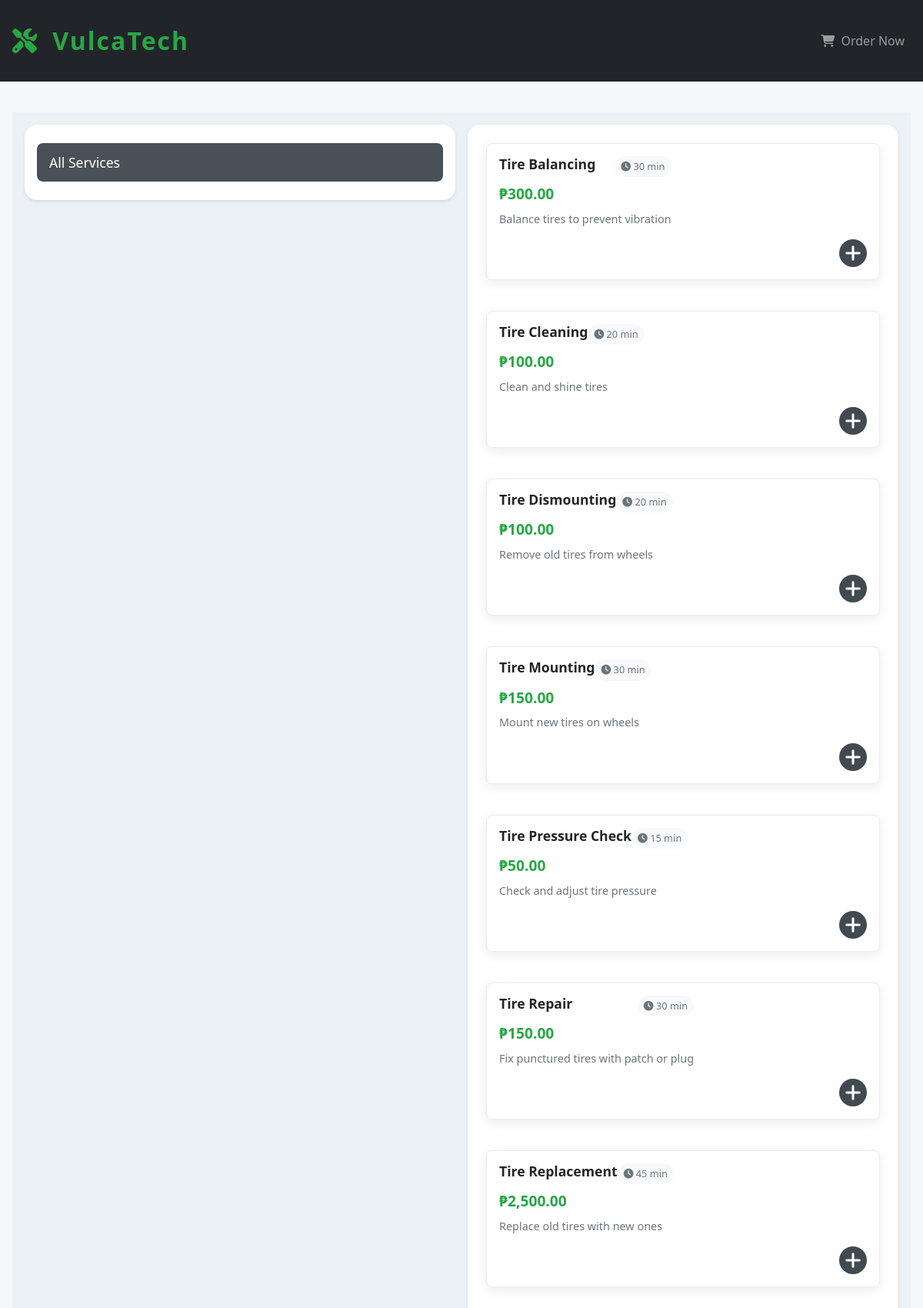
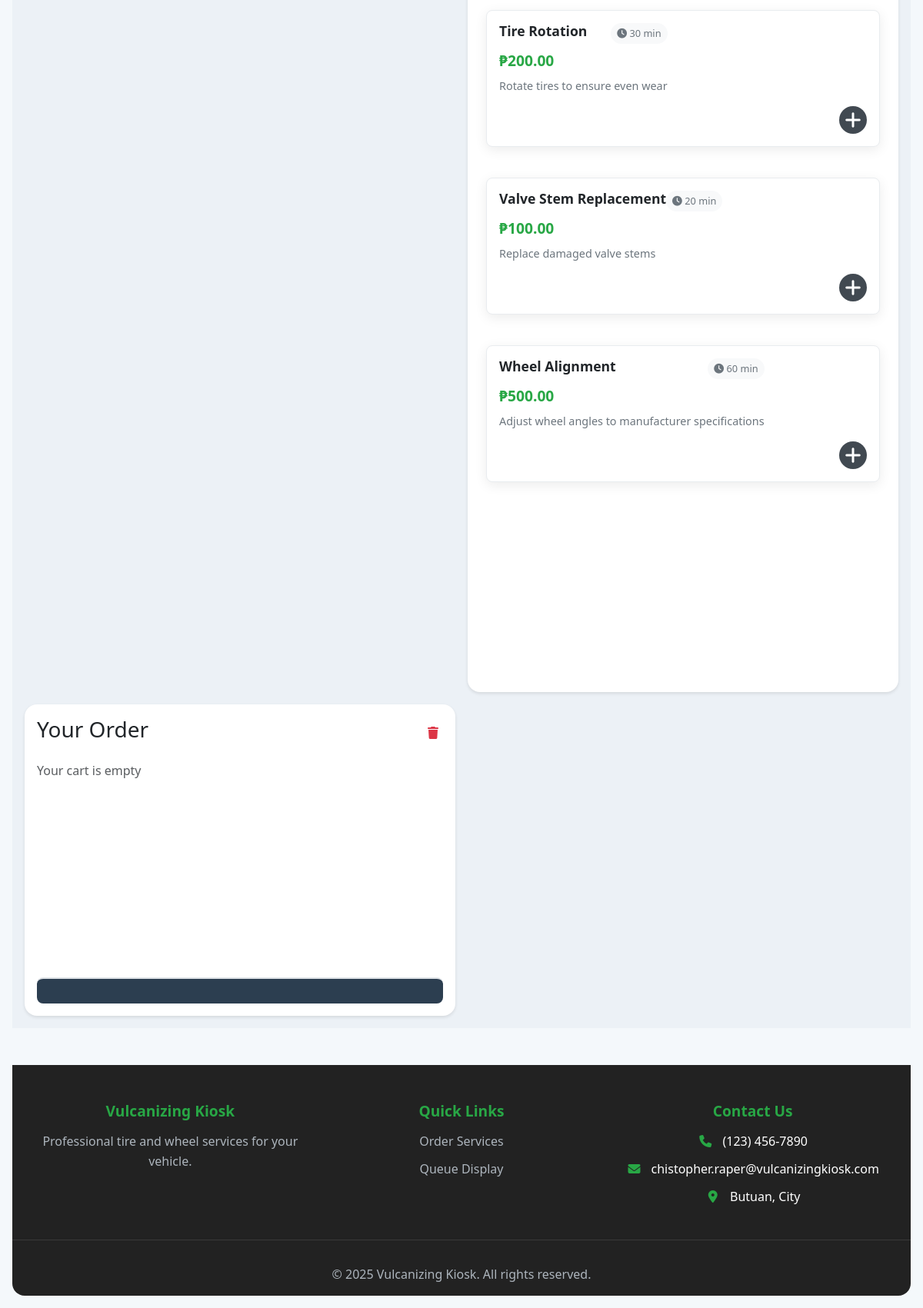
Screenshot of /kiosk/index.php with the database file from the repository (2 pictures, top to bottom).
### tables this page shows
CREATE TABLE IF NOT EXISTS services (
    id INT PRIMARY KEY AUTO_INCREMENT,
    name VARCHAR(100) NOT NULL,
    description TEXT,
    price DECIMAL(10,2) NOT NULL,
    duration INT NOT NULL COMMENT 'Duration in minutes',
    category ENUM('tire', 'wheel', 'other') DEFAULT 'other',
    status ENUM('active', 'inactive') DEFAULT 'active',
    created_at TIMESTAMP DEFAULT CURRENT_TIMESTAMP
);

### kiosk/index.php (the view, shortened to what this page needs)
<?php
require_once '../includes/header.php';
$database = new Database();
$conn = $database->getConnection();
$sql = "SELECT * FROM services WHERE status = 'active' ORDER BY name";
$result = $conn->query($sql);
?>
<div class="kiosk-container">
    <div class="sidebar-categories">
        <button class="category-btn active" data-category="all">All Services</button>
    </div>
    <div class="kiosk-content">
        <div class="services-grid">
            <?php
            if ($result && $result->num_rows > 0):
                while ($service = $result->fetch_assoc()):
                    $cat = strtolower($service['category'] ?? 'other');
                    if (strpos($cat, 'tire') !== false) {
                        $catKey = 'tire';
                    } elseif (strpos($cat, 'wheel') !== false) {
                        $catKey = 'wheel';
                    } else {
                        $catKey = 'other';
                    }
            ?>
            <div class="service-card" data-category="<?= $catKey ?>">
                <div class="service-info">
                    <div class="service-header">
                        <h4><?= htmlspecialchars($service['name']) ?></h4>
                        <span class="service-duration">
                            <i class="fas fa-clock"></i> <?= $service['duration'] ?? '30' ?> min
                        </span>
                    </div>
                    <div class="service-price">
                        ₱<?= number_format($service['price'], 2) ?>
                    </div>
                    <?php if (!empty($service['description'])): ?>
                    <p class="service-description">
                        <?= htmlspecialchars($service['description']) ?>
                    </p>
                    <?php endif; ?>
                </div>
                <button class="add-btn" onclick="addToCart('<?= $service['id'] ?>', '<?= htmlspecialchars($service['name']) ?>', <?= $service['price'] ?>)">
                    <i class="fas fa-plus"></i>
                </button>
            </div>
            <?php
                endwhile;
            endif;
            ?>
        </div>
    </div>
    <div class="cart-sidebar">
        <div class="cart-header">
            <h3>Your Order</h3>
            <button class="clear-btn" onclick="clearCart()">
                <i class="fas fa-trash"></i>
            </button>
        </div>
        <div id="cart-items" class="cart-items"></div>
        <div id="cart-total" class="cart-total"></div>
    </div>
</div>
<?php require_once '../includes/footer.php'; ?>

### includes/header.php (shortened to what this page needs)
<!DOCTYPE html>
<html lang="en">
<head>
    <link href="https://cdn.jsdelivr.net/npm/bootstrap@5.3.0/dist/css/bootstrap.min.css" rel="stylesheet">
    <link href="https://cdnjs.cloudflare.com/ajax/libs/font-awesome/6.4.0/css/all.min.css" rel="stylesheet">
    <link href="/vulcanizing_kiosk/assets/css/style.css" rel="stylesheet">
    <link href="/vulcanizing_kiosk/assets/css/vulcanizing-theme.css" rel="stylesheet">
    <link href="https://cdn.jsdelivr.net/npm/aos@2.3.4/dist/aos.css" rel="stylesheet">
</head>
<body>
    <nav class="navbar navbar-expand-lg navbar-dark bg-dark">
        <div class="container">
            <a class="navbar-brand" href="/vulcanizing_kiosk/">
                <i class="fas fa-tools me-2"></i>
                VulcaTech
            </a>
            <div class="collapse navbar-collapse" id="navbarNav">
                <ul class="navbar-nav ms-auto">
                    <?php if(isset($_SESSION['admin'])): ?>
                        <li class="nav-item">
                            <a class="nav-link" href="/vulcanizing_kiosk/login.php">
                                <i class="fas fa-sign-out-alt me-1"></i> Logout
                            </a>
                        </li>
                    <?php else: ?>
                        <li class="nav-item">
                            <a class="nav-link" href="/vulcanizing_kiosk/kiosk/">
                                <i class="fas fa-shopping-cart me-1"></i> Order Now
                            </a>
                        </li>
                    <?php endif; ?>
                </ul>
            </div>
        </div>
    </nav>
    <div class="container mt-4">

### includes/footer.php (shortened to what this page needs)
<footer class="footer">
    <div class="footer-content">
        <div class="footer-section">
            <h4>Vulcanizing Kiosk</h4>
            <p>Professional tire and wheel services for your vehicle.</p>
        </div>
        <div class="footer-section">
            <h4>Quick Links</h4>
            <ul>
                <li><a href="/kiosk/index.php">Order Services</a></li>
                <li><a href="/queue_display.php">Queue Display</a></li>
            </ul>
        </div>
        <div class="footer-section">
            <h4>Contact Us</h4>
            <ul>
                <li><i class="fas fa-phone"></i> (123) 456-7890</li>
                <li><i class="fas fa-envelope"></i> chistopher.raper@vulcanizingkiosk.com</li>
                <li><i class="fas fa-map-marker-alt"></i> Butuan, City</li>
            </ul>
        </div>
    </div>
    <div class="footer-bottom">
        <p>&copy; <?= date('Y') ?> Vulcanizing Kiosk. All rights reserved.</p>
    </div>
</footer>
</body>
</html>

### assets/css/style.css (style rules this page uses)
:root { --primary-color: #2c3e50; --secondary-color: #34495e; --accent-color: #3498db; --success-color: #2ecc71; --warning-color: #f1c40f; --danger-color: #e74c3c; }
body { font-family: 'Segoe UI', system-ui, -apple-system, sans-serif; background-color: #f8f9fa; }
.service-card { background: white; border-radius: 1rem; box-shadow: 0 4px 6px rgba(0,0,0,0.1); transition: transform 0.2s; overflow: hidden; }
.cart-total { background: var(--primary-color); color: white; padding: 1rem; border-radius: 0.5rem; margin-top: 1rem; }

### assets/css/vulcanizing-theme.css (style rules this page uses)
:root { --primary: #28a745; --primary-dark: #218838; --accent: #ffc107; --pending: #007bff; --completed: #28a745; --processing: #ffc107; --danger: #dc3545; --bg-dark: #222; --bg-light: #f4f8fb; --card-bg: #fff; --shadow: 0 4px 16px rgba(0,0,0,0.08); --radius: 1rem; --tire-black: #181818; --tire-gray: #333; --tire-yellow: #ffd600; }
body { background: var(--bg-light); font-family: 'Segoe UI', Arial, sans-serif; }
.navbar-brand { font-size: 2rem; font-weight: bold; letter-spacing: 2px; color: var(--primary) !important; }
.card, .service-card, .queue-section { background: var(--card-bg); border-radius: var(--radius); box-shadow: var(--shadow); padding: 1.5rem; margin-bottom: 1.5rem; }
.service-card { display: flex; flex-direction: column; align-items: flex-start; border-left: 6px solid var(--primary); transition: box-shadow 0.2s; }
.add-btn { width: 48px; height: 48px; border: none; border-radius: 50%; background: var(--primary); color: #fff; font-size: 2rem; display: flex; align-items: center; justify-content: center; margin-left: auto; margin-top: 1rem; transition: background 0.2s, transform 0.2s; }
.cart-sidebar, .sidebar { background: var(--card-bg); border-radius: var(--radius); box-shadow: var(--shadow); padding: 1.5rem 1rem; }
.container, .queue-bulletin-container { max-width: 1200px; margin: 0 auto; padding: 1rem; }
.footer { background: var(--bg-dark); color: #fff; text-align: center; padding: 1rem 0; border-radius: 0 0 1rem 1rem; margin-top: 2rem; }

### includes/footer.php (style rules this page uses)
.footer { background: var(--bg-dark); color: #fff; padding: 3rem 0 1rem; margin-top: 3rem; }
.footer-content { max-width: 1200px; margin: 0 auto; padding: 0 2rem; display: grid; grid-template-columns: repeat(auto-fit, minmax(250px, 1fr)); gap: 2rem; }
.footer-section h4 { color: var(--primary); font-size: 1.2rem; margin-bottom: 1rem; font-weight: 600; }
.footer-section p { color: #adb5bd; line-height: 1.6; margin: 0; }
.footer-section ul { list-style: none; padding: 0; margin: 0; }
.footer-section ul li { margin-bottom: 0.75rem; }
.footer-section ul li a { color: #adb5bd; text-decoration: none; transition: color 0.2s; }
.footer-section ul li i { width: 20px; margin-right: 0.5rem; color: var(--primary); }
.footer-bottom { text-align: center; margin-top: 2rem; padding-top: 2rem; border-top: 1px solid rgba(255, 255, 255, 0.1); }
.footer-bottom p { color: #adb5bd; margin: 0; }

### rows the page displays
services: name "Tire Balancing", duration "30", price "300.00", description "Balance tires to prevent vibration"
services: name "Tire Cleaning", duration "20", price "100.00", description "Clean and shine tires"
services: name "Tire Dismounting", duration "20", price "100.00", description "Remove old tires from wheels"
services: name "Tire Mounting", duration "30", price "150.00", description "Mount new tires on wheels"
services: name "Tire Pressure Check", duration "15", price "50.00", description "Check and adjust tire pressure"
services: name "Tire Repair", duration "30", price "150.00", description "Fix punctured tires with patch or plug"
services: name "Tire Replacement", duration "45", price "2,500.00", description "Replace old tires with new ones"
services: name "Tire Rotation", duration "30", price "200.00", description "Rotate tires to ensure even wear"
services: name "Valve Stem Replacement", duration "20", price "100.00", description "Replace damaged valve stems"
services: name "Wheel Alignment", duration "60", price "500.00", description "Adjust wheel angles to manufacturer specifications"
